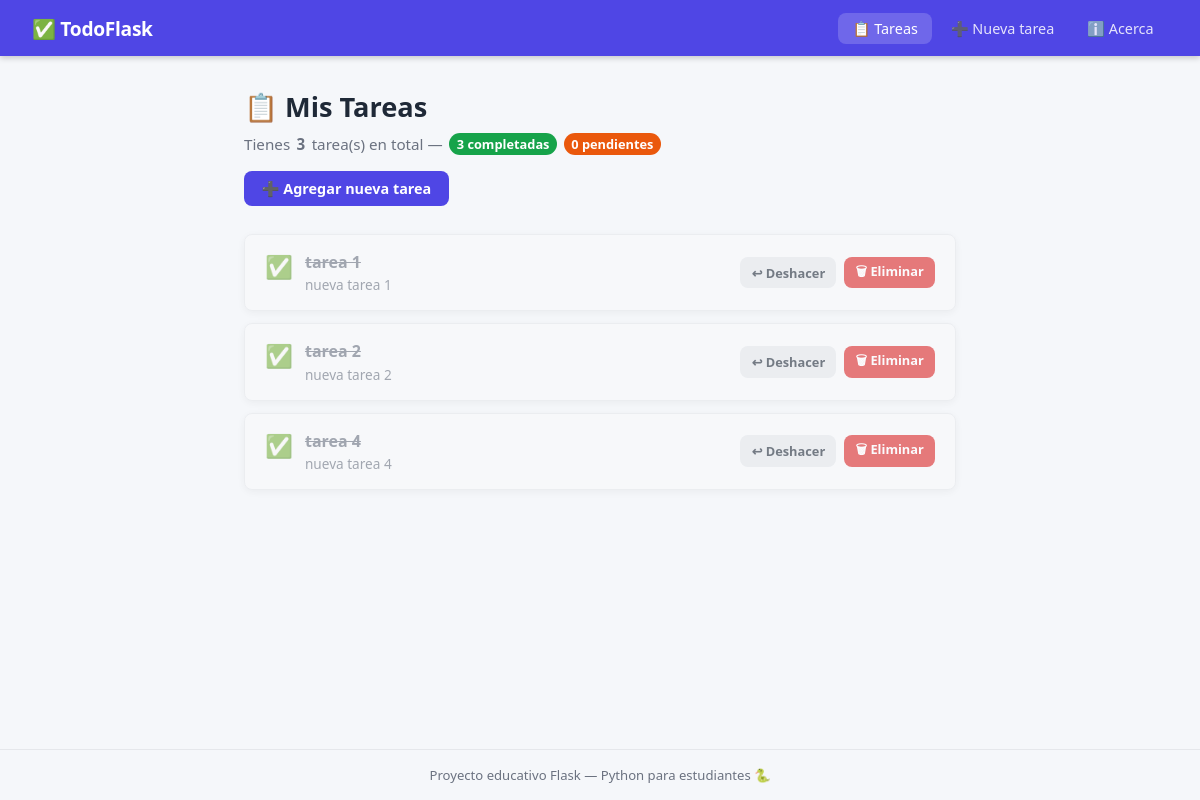
The app's page /tareas with its own data.
### tables this page shows
CREATE TABLE tareas (
            id INTEGER PRIMARY KEY AUTOINCREMENT,
            titulo TEXT NOT NULL,
            descripcion TEXT,
            completada BOOLEAN NOT NULL DEFAULT 0
        );

### app.py (the view)
@app.route("/tareas")
def lista_tareas():
    conn = obtener_conexion()
    tareas_bd = conn.execute('SELECT * FROM tareas').fetchall()
    conn.close()
    total      = len(tareas_bd)
    completadas = sum(1 for t in tareas_bd if t["completada"])
    pendientes  = total - completadas
    return render_template(
        "index.html",
        tareas=tareas_bd,
        total=total,
        completadas=completadas,
        pendientes=pendientes,
    )

### app.py (called while the page is built)
def obtener_conexion():
    conn = sqlite3.connect('tareas.db')
    conn.row_factory = sqlite3.Row
    return conn

### templates/index.html (shortened to what this page needs)
{% extends "base.html" %}
{% block contenido %}
  <section class="encabezado">
    <h1>📋 Mis Tareas</h1>
    <p class="subtitulo">
      Tienes <strong>{{ total }}</strong> tarea(s) en total &mdash;
      <span class="badge badge--verde">{{ completadas }} completadas</span>
      <span class="badge badge--naranja">{{ pendientes }} pendientes</span>
    </p>
    <a href="{{ url_for('nueva_tarea') }}" class="btn btn--primario">
      ➕ Agregar nueva tarea
    </a>
  </section>
  {% if tareas %}
    <ul class="lista-tareas">
      {% for tarea in tareas %}
        <li class="tarea {% if tarea.completada %}tarea--completada{% endif %}">
          <div class="tarea__info">
            <span class="tarea__icono">
              {% if tarea.completada %}✅{% else %}⬜{% endif %}
            </span>
            <div>
              <strong class="tarea__titulo">{{ tarea.titulo }}</strong>
              {% if tarea.descripcion %}
                <p class="tarea__desc">{{ tarea.descripcion }}</p>
              {% endif %}
            </div>
          </div>
          <div class="tarea__acciones">
            <a href="{{ url_for('completar_tarea', tarea_id=tarea.id) }}"
               class="btn btn--pequeño {% if tarea.completada %}btn--gris{% else %}btn--verde{% endif %}">
              {% if tarea.completada %}↩ Deshacer{% else %}✔ Completar{% endif %}
            </a>
            <a href="{{ url_for('eliminar_tarea', tarea_id=tarea.id) }}"
               class="btn btn--pequeño btn--rojo"
               onclick="return confirm('¿Seguro que deseas eliminar esta tarea?')">
              🗑 Eliminar
            </a>
          </div>
        </li>
      {% endfor %}
    </ul>
  {% endif %}
{% endblock %}

### templates/base.html (shortened to what this page needs)
<!DOCTYPE html>
<html lang="es">
<head>
  <link rel="stylesheet" href="{{ url_for('static', filename='css/estilos.css') }}" />
</head>
<body>
  <nav class="navbar">
    <a class="navbar__logo" href="{{ url_for('inicio') }}">
      ✅ TodoFlask
    </a>
    <ul class="navbar__links">
      <li>
        <a href="{{ url_for('lista_tareas') }}"
           class="{% if request.endpoint == 'lista_tareas' %}activo{% endif %}">
          📋 Tareas
        </a>
      </li>
      <li>
        <a href="{{ url_for('nueva_tarea') }}"
           class="{% if request.endpoint == 'nueva_tarea' %}activo{% endif %}">
          ➕ Nueva tarea
        </a>
      </li>
      <li>
        <a href="{{ url_for('acerca') }}"
           class="{% if request.endpoint == 'acerca' %}activo{% endif %}">
          ℹ️ Acerca
        </a>
      </li>
    </ul>
  </nav>
  <main class="contenedor">
    {% block contenido %}{% endblock %}
  </main>
  <footer class="footer">
    <p>Proyecto educativo Flask &mdash; Python para estudiantes 🐍</p>
  </footer>
</body>
</html>

### static/css/estilos.css (style rules this page uses)
:root { --color-fondo: #f5f7fa; --color-superficie: #ffffff; --color-primario: #4f46e5; --color-primario-h: #4338ca; --color-verde: #16a34a; --color-rojo: #dc2626; --color-naranja: #ea580c; --color-azul: #2563eb; --color-gris: #6b7280; --color-texto: #1f2937; --color-texto-suave:#6b7280; --color-borde: #e5e7eb; --radio: 0.5rem; --sombra: 0 2px 8px rgba(0,0,0,.08); --fuente: 'Segoe UI', system-ui, sans-serif; }
*, *::before, *::after { box-sizing: border-box; margin: 0; padding: 0; }
body { font-family: var(--fuente); background: var(--color-fondo); color: var(--color-texto); min-height: 100vh; display: flex; flex-direction: column; }
a { color: inherit; text-decoration: none; }
ul { list-style: none; }
.navbar { background: var(--color-primario); color: white; display: flex; align-items: center; justify-content: space-between; padding: 0 2rem; height: 3.5rem; box-shadow: 0 2px 6px rgba(0,0,0,.2); }
.navbar__logo { font-size: 1.2rem; font-weight: 700; letter-spacing: -0.3px; }
.navbar__links { display: flex; gap: 0.25rem; }
.navbar__links a { padding: 0.4rem 0.9rem; border-radius: var(--radio); font-size: 0.9rem; transition: background 0.15s; opacity: 0.85; }
.navbar__links a:hover, .navbar__links a.activo { background: rgba(255,255,255,.18); opacity: 1; }
.contenedor { max-width: 760px; width: 100%; margin: 0 auto; padding: 2rem 1.5rem; flex: 1; }
.encabezado { margin-bottom: 1.75rem; }
.encabezado h1 { font-size: 1.7rem; font-weight: 700; margin-bottom: 0.5rem; }
.subtitulo { color: var(--color-texto-suave); font-size: 0.95rem; margin-bottom: 1rem; display: flex; align-items: center; flex-wrap: wrap; gap: 0.4rem; }
.badge { display: inline-block; padding: 0.15em 0.6em; border-radius: 999px; font-size: 0.8rem; font-weight: 600; color: white; }
.badge--verde { background: var(--color-verde); }
.badge--naranja { background: var(--color-naranja); }
.btn { display: inline-flex; align-items: center; gap: 0.3rem; padding: 0.5rem 1.1rem; border-radius: var(--radio); font-size: 0.9rem; font-weight: 600; border: none; cursor: pointer; transition: filter 0.15s, opacity 0.15s; text-decoration: none; }
.btn--primario { background: var(--color-primario); color: white; }
.btn--rojo { background: var(--color-rojo); color: white; }
.btn--gris { background: #e5e7eb; color: var(--color-texto); }
.btn--pequeño { padding: 0.3rem 0.7rem; font-size: 0.8rem; }
.lista-tareas { display: flex; flex-direction: column; gap: 0.75rem; }
.tarea { background: var(--color-superficie); border: 1px solid var(--color-borde); border-radius: var(--radio); padding: 1rem 1.25rem; display: flex; align-items: center; justify-content: space-between; gap: 1rem; box-shadow: var(--sombra); transition: box-shadow 0.15s; }
.tarea--completada { opacity: 0.6; background: #f9fafb; }
.tarea--completada .tarea__titulo { text-decoration: line-through; color: var(--color-gris); }
.tarea__info { display: flex; align-items: flex-start; gap: 0.75rem; flex: 1; min-width: 0; }
.tarea__icono { font-size: 1.4rem; flex-shrink: 0; }
.tarea__titulo { font-size: 1rem; }
.tarea__desc { font-size: 0.85rem; color: var(--color-texto-suave); margin-top: 0.15rem; }
.tarea__acciones { display: flex; gap: 0.5rem; flex-shrink: 0; }
.footer { text-align: center; padding: 1rem; font-size: 0.82rem; color: var(--color-texto-suave); border-top: 1px solid var(--color-borde); }

### records on screen
tareas: titulo "tarea 1", descripcion "nueva tarea 1", completada "↩ Deshacer"
tareas: titulo "tarea 2", descripcion "nueva tarea 2", completada "↩ Deshacer"
tareas: titulo "tarea 4", descripcion "nueva tarea 4", completada "↩ Deshacer"

### other values on screen
{{ total }} "3"
{{ completadas }} "3"
{{ pendientes }} "0"
